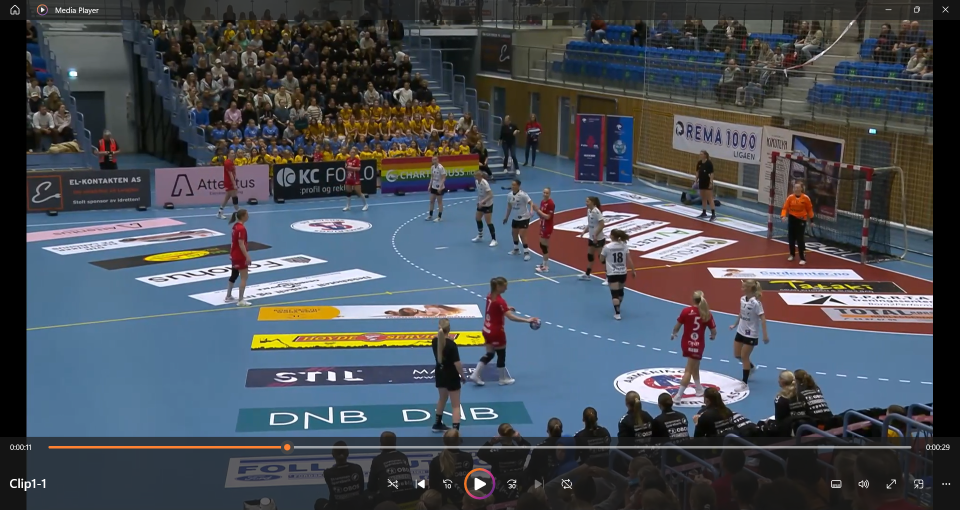
#> input picture vlm_prompt/samples/sample_image.png, 1920 x 1020 px (shown at 1/2 size)
$ python simple_vlm.py
#> lines starting #> are read from the running program, lines starting #| are printed output that depends on the picture
import os
import sys
import requests
from PIL import Image
import io
import time
import json

print("Sports Image Analysis Tool")
print("==========================")

def ensure_packages():
    """Install required packages if necessary."""
    try:
        from PIL import Image
        import requests
        print("Required packages already installed.")
    except ImportError:
        import subprocess
        print("Installing required packages...")
        subprocess.check_call([
            sys.executable, "-m", "pip", "install",
            "pillow", "requests"
        ])
        print("Packages installed successfully!")

# Ensure we have required packages
ensure_packages()

def get_image_stats(image_path):
    """Get basic statistics about an image."""
#> called with image_path = 'samples/sample_image.png'
    try:
        image = Image.open(image_path)
#> image is the input picture: PIL image 1920x1020 RGBA; mean R, G, B, A 73.1, 78.8, 86.6, 255
        width, height = image.size
#> width = 1920; height = 1020
        format_name = image.format
#> format_name = 'PNG'
        mode = image.mode
#> mode = 'RGBA'

        # Calculate average brightness - handle RGBA by converting to RGB first
        if mode == 'RGBA':
            # Convert RGBA to RGB
            rgb_image = Image.new("RGB", image.size, (255, 255, 255))
#> rgb_image: PIL image 1920x1020 RGB; every value is 255
            rgb_image.paste(image, mask=image.split()[3])  # Use alpha as mask
            image_for_analysis = rgb_image
        elif mode == 'RGB':
            image_for_analysis = image
        else:
            image_for_analysis = image.convert('RGB')  # Try to convert anyway

        # Get color information
        colors = get_dominant_colors(image_for_analysis)

        gray = image_for_analysis.convert('L')
        pixels = list(gray.getdata())
        avg_brightness = sum(pixels) / len(pixels)
        brightness_percent = avg_brightness / 255 * 100

        stats = {
            "format": format_name,
            "width": width,
            "height": height,
            "mode": mode,
            "brightness": f"{brightness_percent:.1f}%",
            "colors": colors
        }

        return stats, image
    except Exception as e:
        print(f"Error analyzing image: {e}")
        return None, None

def get_dominant_colors(image, num_colors=5):
    """Get the dominant colors in the image."""
#> called with num_colors = 5
    # Resize image for faster processing
    small_img = image.resize((100, 100))
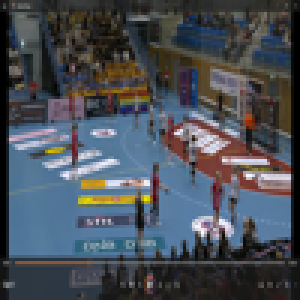
#> small_img: PIL image 100x100 RGB (shown 3 times larger); mean R, G, B 73.2, 78.9, 86.7

    # Get all pixels
    pixels = list(small_img.getdata())
#> pixels = 10000 items, first 6: (20, 20, 20), (24, 24, 24), (26, 27, 27), (54, 56, 54), (67, 62, 56), (55, 57, 55)

    # Count colors (simplified approach)
    color_counts = {}
    for pixel in pixels:
        # Simplify colors by rounding to nearest 30
        if isinstance(pixel, tuple) and len(pixel) >= 3:
            simple_pixel = (round(pixel[0]/30)*30, round(pixel[1]/30)*30, round(pixel[2]/30)*30)
            color_counts[simple_pixel] = color_counts.get(simple_pixel, 0) + 1
#> this loop made 10000 passes
#> (pixel, simple_pixel) on passes 1 to 12: ((20, 20, 20), (30, 30, 30)), ((24, 24, 24), (30, 30, 30)), ((26, 27, 27), (30, 30, 30)), ((54, 56, 54), (60, 60, 60)), ((67, 62, 56), (60, 60, 60)), ((55, 57, 55), (60, 60, 60)), ((53, 55, 54), (60, 60, 60)), ((55, 57, 56), (60, 60, 60)), ((54, 57, 56), (60, 60, 60)), ((54, 56, 55), (60, 60, 60)), ((54, 57, 55), (60, 60, 60)), ((54, 56, 56), (60, 60, 60))
#> simple_pixel on passes 61 to 66: (30, 30, 30), (30, 30, 30), (30, 30, 30), (30, 30, 30), (30, 30, 30), (30, 30, 30)
#> after the loop, color_counts = 142 items

    # Sort by frequency
    sorted_colors = sorted(color_counts.items(), key=lambda x: x[1], reverse=True)
#> sorted_colors = 142 items

    # Get top colors and their names
    top_colors = []
    for i, (color, count) in enumerate(sorted_colors[:num_colors]):
        percentage = count / len(pixels) * 100
        if percentage > 5:  # Only include colors that make up more than 5%
            color_name = get_color_name(color)
            top_colors.append({
                "rgb": color,
                "name": color_name,
                "percentage": percentage
            })
#> this loop made 5 passes
#> (count, percentage, r in get_color_name, g in get_color_name, b in get_color_name, avg in get_color_name, color_name) on passes 1, 3: (1950, 19.5, 90, 120, 150, 120, 'gray'), (1150, 11.5, 60, 60, 60, 60, 'dark gray')
#> (count, percentage, r in get_color_name, g in get_color_name, b in get_color_name, color_name) on pass 2: (1447, 14.47, 30, 30, 30, 'black')
#> after the loop, top_colors = 3 items

    return top_colors

def get_color_name(rgb):
    """Convert RGB to a color name."""
    r, g, b = rgb

    # Simple color naming
    if max(r, g, b) < 40:
        return "black"
    if min(r, g, b) > 200:
        return "white"

    if r > g + 50 and r > b + 50:
        if r > 200:
            return "bright red"
        return "red"
    if g > r + 50 and g > b + 50:
        if g > 200:
            return "bright green"
        return "green"
    if b > r + 50 and b > g + 50:
        if b > 200:
            return "bright blue"
        return "blue"

    if r > 180 and g > 180 and b < 100:
        return "yellow"
    if r > 180 and g < 100 and b > 180:
        return "purple"
    if r < 100 and g > 180 and b > 180:
        return "cyan"
    if r > 180 and g > 120 and b < 100:
        return "orange"
    if r > 180 and g < 100 and b < 100:
        return "red"
    if r < 100 and g > 180 and b < 100:
        return "green"
    if r < 100 and g < 100 and b > 180:
        return "blue"

    # If we get here, it's a mixed/gray color
    avg = (r + g + b) / 3
    if avg > 200:
        return "light gray"
    if avg > 100:
        return "gray"
    return "dark gray"

# [68 lines left out: functions analyze_sports_image, analyze_team_colors, analyze_player_with_ball, not called in this run]

def process_image(image_path, prompt=None):
    """Process an image file and return results based on the prompt."""
    print(f"Processing image: {image_path}")

    # Get basic image stats
    stats, image = get_image_stats(image_path)
#> in get_image_stats, `gray = image_for_analysis.convert('L')`:
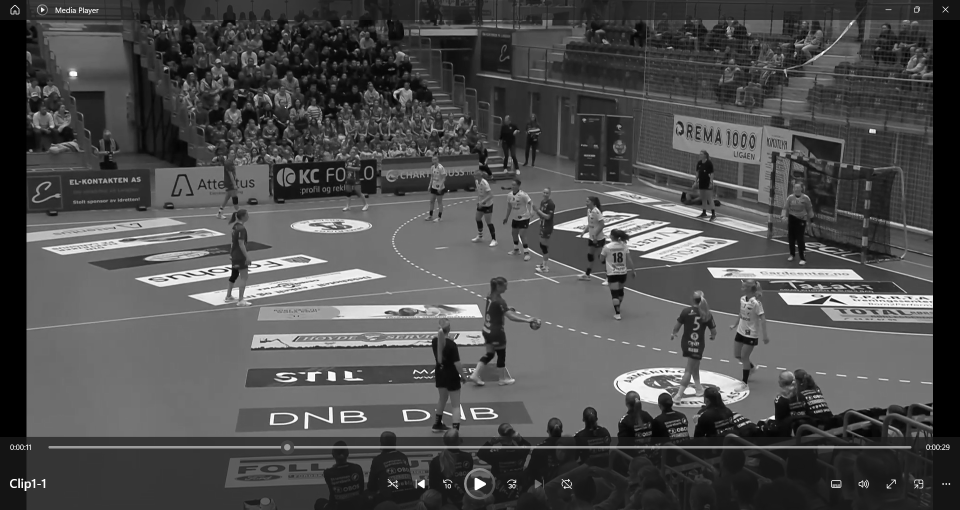
#> gray: PIL image 1920x1020 L (shown at 1/2 size); min 0, max 255, mean 78
#> in get_image_stats, `pixels = list(gray.getdata())`: pixels = 1958400 items
#> in get_image_stats, `avg_brightness = sum(pixels) / len(pixels)`: avg_brightness = 78.03
#> in get_image_stats, `brightness_percent = avg_brightness / 255 * 100`: brightness_percent = 30.6
#> stats = 6 items
    if not stats:
        return "Failed to analyze image."

    result = ""

    # If there's a specific prompt, analyze accordingly
    if prompt:
        # Identify sports-specific questions
        sports_related = any(term in prompt.lower() for term in ["team", "player", "ball", "sport", "game", "match"])

        if sports_related:
            result += analyze_sports_image(image_path, prompt) + "\n\n"
        else:
            result += f"Prompt: {prompt}\n"
            result += "Note: For sports analysis, try asking about team colors or players.\n\n"

    # Add general image information
    result += f"Image Details:\n"
    result += f"- Format: {stats['format']}\n"
    result += f"- Size: {stats['width']}x{stats['height']} pixels\n"
    result += f"- Color Mode: {stats['mode']}\n"
    result += f"- Average Brightness: {stats['brightness']}\n\n"

    # Add color analysis
    if stats['colors']:
        result += "Color Analysis:\n"
        for color in stats['colors']:
            result += f"- {color['name'].capitalize()}: {color['percentage']:.1f}%\n"
#> this loop made 3 passes
#> color on passes 1 to 2: {'rgb': (90, 120, 150), 'name': 'gray', 'percentage': 19.5}, {'rgb': (30, 30, 30), 'name': 'black', 'percentage': 14.47}

    return result

if __name__ == "__main__":
    # Define default image path
    image_path = os.path.join("samples", "sample_image.png")
    prompt = None

    # Check command line arguments for image path
    if len(sys.argv) > 1:
        if os.path.exists(sys.argv[1]):
            image_path = sys.argv[1]
        else:
            # If not a file, treat as a prompt
            prompt = sys.argv[1]

    # If image doesn't exist, ask for path
    if not os.path.exists(image_path):
        print(f"Image not found at {image_path}")
        print("Please enter the full path to an image file:")
        user_input = input().strip()

        if os.path.exists(user_input):
            image_path = user_input
        else:
            print(f"Error: Image not found at {user_input}")
            sys.exit(1)

    # If no prompt given yet, ask for one
    if not prompt:
        print("\nEnter your question about the image (press Enter to skip):")
        prompt = input().strip()

    # Process the image
    print(f"Analyzing image: {image_path}")
    if prompt:
        print(f"With prompt: {prompt}")

    start_time = time.time()
    result = process_image(image_path, prompt)
    elapsed = time.time() - start_time

    # Display the results
    print("\n" + "="*50)
    print(result)
#| Image Details:
#| - Format: PNG
#| - Size: 1920x1020 pixels
#| - Color Mode: RGBA
#| - Average Brightness: 30.6%
#| Color Analysis:
#| - Gray: 19.5%
#| - Black: 14.5%
#| - Dark gray: 11.5%
    print(f"Processing completed in {elapsed:.2f} seconds.")
    print("="*50)

    # Suggest sports-specific prompts if none given
    if not prompt:
        print("\nFor sports images, try these prompts:")
        print("- Which player has the ball?")
        print("- What colors do the teams wear?")
